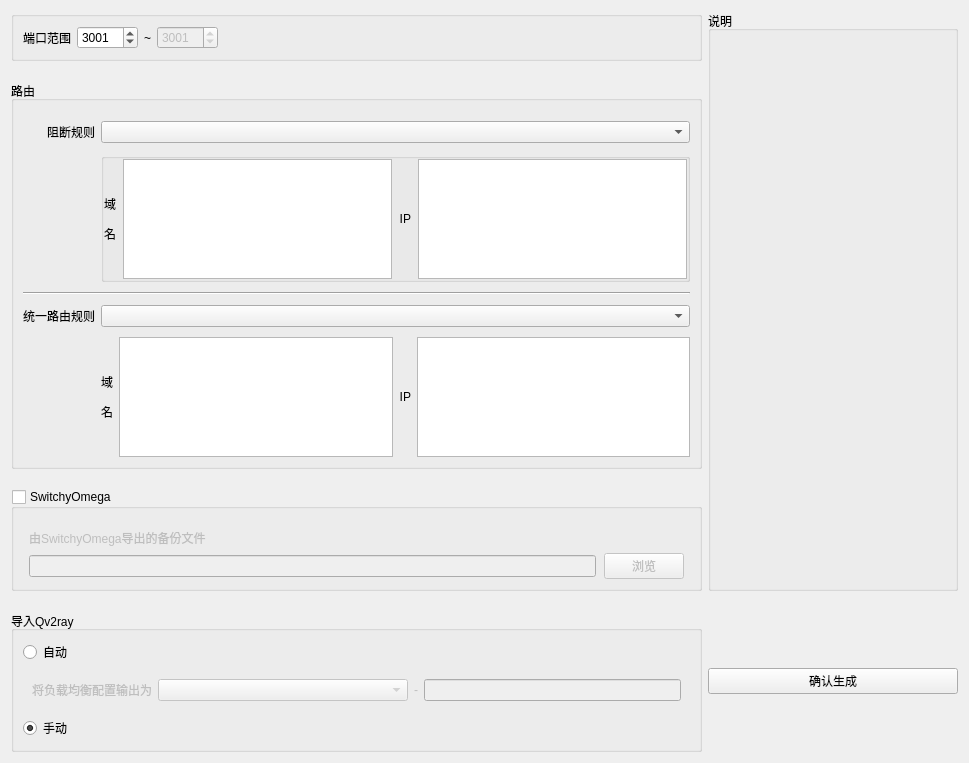
<?xml version="1.0" encoding="UTF-8"?>
<ui version="4.0">
 <class>Qv2rayMultiPortForm</class>
 <widget class="QWidget" name="Qv2rayMultiPortForm">
  <property name="enabled">
   <bool>true</bool>
  </property>
  <property name="geometry">
   <rect>
    <x>0</x>
    <y>0</y>
    <width>969</width>
    <height>741</height>
   </rect>
  </property>
  <property name="windowTitle">
   <string>Qv2ray 多端口配置</string>
  </property>
  <layout class="QGridLayout" name="gridLayout_4">
   <property name="verticalSpacing">
    <number>20</number>
   </property>
   <item row="1" column="0">
    <widget class="QGroupBox" name="groupBox_2">
     <property name="sizePolicy">
      <sizepolicy hsizetype="Preferred" vsizetype="Minimum">
       <horstretch>0</horstretch>
       <verstretch>0</verstretch>
      </sizepolicy>
     </property>
     <property name="title">
      <string>路由</string>
     </property>
     <layout class="QGridLayout" name="gridLayout_3">
      <property name="topMargin">
       <number>20</number>
      </property>
      <property name="verticalSpacing">
       <number>10</number>
      </property>
      <item row="2" column="0" colspan="5">
       <widget class="Line" name="line_3">
        <property name="orientation">
         <enum>Qt::Horizontal</enum>
        </property>
       </widget>
      </item>
      <item row="0" column="0">
       <widget class="QLabel" name="label_11">
        <property name="sizePolicy">
         <sizepolicy hsizetype="Preferred" vsizetype="Fixed">
          <horstretch>0</horstretch>
          <verstretch>0</verstretch>
         </sizepolicy>
        </property>
        <property name="text">
         <string>阻断规则</string>
        </property>
        <property name="alignment">
         <set>Qt::AlignRight|Qt::AlignTrailing|Qt::AlignVCenter</set>
        </property>
       </widget>
      </item>
      <item row="4" column="1">
       <widget class="QLabel" name="label_5">
        <property name="sizePolicy">
         <sizepolicy hsizetype="Fixed" vsizetype="Preferred">
          <horstretch>0</horstretch>
          <verstretch>0</verstretch>
         </sizepolicy>
        </property>
        <property name="text">
         <string>&lt;html&gt;&lt;head/&gt;&lt;body&gt;&lt;p&gt;域&lt;/p&gt;&lt;p&gt;名&lt;/p&gt;&lt;/body&gt;&lt;/html&gt;</string>
        </property>
        <property name="alignment">
         <set>Qt::AlignRight|Qt::AlignTrailing|Qt::AlignVCenter</set>
        </property>
       </widget>
      </item>
      <item row="4" column="3">
       <widget class="QLabel" name="label_10">
        <property name="sizePolicy">
         <sizepolicy hsizetype="Fixed" vsizetype="Preferred">
          <horstretch>0</horstretch>
          <verstretch>0</verstretch>
         </sizepolicy>
        </property>
        <property name="text">
         <string>IP</string>
        </property>
        <property name="alignment">
         <set>Qt::AlignRight|Qt::AlignTrailing|Qt::AlignVCenter</set>
        </property>
       </widget>
      </item>
      <item row="1" column="1" colspan="4">
       <widget class="QGroupBox" name="groupBoxBlockRules">
        <property name="title">
         <string/>
        </property>
        <layout class="QHBoxLayout" name="horizontalLayout_7">
         <property name="spacing">
          <number>7</number>
         </property>
         <property name="leftMargin">
          <number>0</number>
         </property>
         <property name="topMargin">
          <number>0</number>
         </property>
         <property name="rightMargin">
          <number>0</number>
         </property>
         <property name="bottomMargin">
          <number>0</number>
         </property>
         <item>
          <widget class="QLabel" name="label_18">
           <property name="sizePolicy">
            <sizepolicy hsizetype="Fixed" vsizetype="Preferred">
             <horstretch>0</horstretch>
             <verstretch>0</verstretch>
            </sizepolicy>
           </property>
           <property name="text">
            <string>&lt;html&gt;&lt;head/&gt;&lt;body&gt;&lt;p&gt;域&lt;/p&gt;&lt;p&gt;名&lt;/p&gt;&lt;/body&gt;&lt;/html&gt;</string>
           </property>
           <property name="alignment">
            <set>Qt::AlignRight|Qt::AlignTrailing|Qt::AlignVCenter</set>
           </property>
          </widget>
         </item>
         <item>
          <widget class="QPlainTextEdit" name="txtRulesBlockDomain">
           <property name="maximumSize">
            <size>
             <width>16777215</width>
             <height>120</height>
            </size>
           </property>
           <property name="plainText">
            <string/>
           </property>
          </widget>
         </item>
         <item>
          <widget class="QLabel" name="label_19">
           <property name="sizePolicy">
            <sizepolicy hsizetype="Fixed" vsizetype="Preferred">
             <horstretch>0</horstretch>
             <verstretch>0</verstretch>
            </sizepolicy>
           </property>
           <property name="text">
            <string>IP</string>
           </property>
           <property name="alignment">
            <set>Qt::AlignRight|Qt::AlignTrailing|Qt::AlignVCenter</set>
           </property>
          </widget>
         </item>
         <item>
          <widget class="QPlainTextEdit" name="txtRulesBlockIp">
           <property name="maximumSize">
            <size>
             <width>16777215</width>
             <height>120</height>
            </size>
           </property>
           <property name="plainText">
            <string/>
           </property>
          </widget>
         </item>
        </layout>
       </widget>
      </item>
      <item row="4" column="4">
       <widget class="QPlainTextEdit" name="txtRulesIp">
        <property name="maximumSize">
         <size>
          <width>16777215</width>
          <height>120</height>
         </size>
        </property>
        <property name="plainText">
         <string/>
        </property>
       </widget>
      </item>
      <item row="3" column="1" colspan="4">
       <widget class="QComboBox" name="comboRouteScheme">
        <property name="sizePolicy">
         <sizepolicy hsizetype="Expanding" vsizetype="Fixed">
          <horstretch>0</horstretch>
          <verstretch>0</verstretch>
         </sizepolicy>
        </property>
       </widget>
      </item>
      <item row="3" column="0">
       <widget class="QLabel" name="label_9">
        <property name="text">
         <string>统一路由规则</string>
        </property>
        <property name="alignment">
         <set>Qt::AlignRight|Qt::AlignTrailing|Qt::AlignVCenter</set>
        </property>
       </widget>
      </item>
      <item row="4" column="2">
       <widget class="QPlainTextEdit" name="txtRulesDomain">
        <property name="maximumSize">
         <size>
          <width>16777215</width>
          <height>120</height>
         </size>
        </property>
        <property name="plainText">
         <string/>
        </property>
       </widget>
      </item>
      <item row="0" column="1" colspan="4">
       <widget class="QComboBox" name="comboBlockRuleScheme">
        <property name="sizePolicy">
         <sizepolicy hsizetype="Expanding" vsizetype="Fixed">
          <horstretch>0</horstretch>
          <verstretch>0</verstretch>
         </sizepolicy>
        </property>
       </widget>
      </item>
     </layout>
    </widget>
   </item>
   <item row="0" column="0">
    <widget class="QGroupBox" name="inputGroup">
     <property name="sizePolicy">
      <sizepolicy hsizetype="Expanding" vsizetype="Fixed">
       <horstretch>0</horstretch>
       <verstretch>0</verstretch>
      </sizepolicy>
     </property>
     <property name="title">
      <string/>
     </property>
     <layout class="QGridLayout" name="gridLayout">
      <item row="0" column="4">
       <widget class="QLabel" name="labHintPortCount">
        <property name="sizePolicy">
         <sizepolicy hsizetype="Expanding" vsizetype="Preferred">
          <horstretch>0</horstretch>
          <verstretch>0</verstretch>
         </sizepolicy>
        </property>
        <property name="text">
         <string/>
        </property>
       </widget>
      </item>
      <item row="0" column="3">
       <widget class="QSpinBox" name="spinPortEnd">
        <property name="enabled">
         <bool>false</bool>
        </property>
        <property name="sizePolicy">
         <sizepolicy hsizetype="Fixed" vsizetype="Fixed">
          <horstretch>0</horstretch>
          <verstretch>0</verstretch>
         </sizepolicy>
        </property>
        <property name="minimum">
         <number>1024</number>
        </property>
        <property name="maximum">
         <number>65535</number>
        </property>
        <property name="value">
         <number>3001</number>
        </property>
       </widget>
      </item>
      <item row="0" column="2">
       <widget class="QLabel" name="label_4">
        <property name="text">
         <string>~</string>
        </property>
       </widget>
      </item>
      <item row="0" column="1">
       <widget class="QSpinBox" name="spinPortStart">
        <property name="sizePolicy">
         <sizepolicy hsizetype="Fixed" vsizetype="Fixed">
          <horstretch>0</horstretch>
          <verstretch>0</verstretch>
         </sizepolicy>
        </property>
        <property name="minimum">
         <number>1024</number>
        </property>
        <property name="maximum">
         <number>65535</number>
        </property>
        <property name="value">
         <number>3001</number>
        </property>
       </widget>
      </item>
      <item row="0" column="0">
       <widget class="QLabel" name="label_3">
        <property name="text">
         <string>端口范围</string>
        </property>
       </widget>
      </item>
     </layout>
    </widget>
   </item>
   <item row="3" column="1">
    <widget class="QPushButton" name="btnCommit">
     <property name="text">
      <string>确认生成</string>
     </property>
    </widget>
   </item>
   <item row="2" column="0">
    <widget class="QGroupBox" name="groupBoxSw">
     <property name="enabled">
      <bool>true</bool>
     </property>
     <property name="sizePolicy">
      <sizepolicy hsizetype="Preferred" vsizetype="Fixed">
       <horstretch>0</horstretch>
       <verstretch>0</verstretch>
      </sizepolicy>
     </property>
     <property name="title">
      <string>SwitchyOmega</string>
     </property>
     <property name="checkable">
      <bool>true</bool>
     </property>
     <property name="checked">
      <bool>false</bool>
     </property>
     <layout class="QGridLayout" name="gridLayout_2">
      <property name="leftMargin">
       <number>15</number>
      </property>
      <property name="topMargin">
       <number>20</number>
      </property>
      <property name="rightMargin">
       <number>15</number>
      </property>
      <item row="1" column="0">
       <widget class="QWidget" name="swFilePane" native="true">
        <layout class="QHBoxLayout" name="horizontalLayout">
         <property name="spacing">
          <number>8</number>
         </property>
         <property name="leftMargin">
          <number>0</number>
         </property>
         <property name="topMargin">
          <number>0</number>
         </property>
         <property name="rightMargin">
          <number>0</number>
         </property>
         <property name="bottomMargin">
          <number>0</number>
         </property>
         <item>
          <widget class="QLineEdit" name="editSwFile">
           <property name="readOnly">
            <bool>true</bool>
           </property>
          </widget>
         </item>
         <item>
          <widget class="QPushButton" name="btnBrowseSwFile">
           <property name="text">
            <string>浏览</string>
           </property>
          </widget>
         </item>
        </layout>
       </widget>
      </item>
      <item row="0" column="0">
       <widget class="QLabel" name="label">
        <property name="text">
         <string>由SwitchyOmega导出的备份文件</string>
        </property>
       </widget>
      </item>
     </layout>
    </widget>
   </item>
   <item row="0" column="1" rowspan="3">
    <widget class="QGroupBox" name="groupBoxHelp">
     <property name="sizePolicy">
      <sizepolicy hsizetype="Expanding" vsizetype="Preferred">
       <horstretch>0</horstretch>
       <verstretch>0</verstretch>
      </sizepolicy>
     </property>
     <property name="minimumSize">
      <size>
       <width>250</width>
       <height>0</height>
      </size>
     </property>
     <property name="maximumSize">
      <size>
       <width>250</width>
       <height>16777215</height>
      </size>
     </property>
     <property name="title">
      <string>说明</string>
     </property>
     <layout class="QHBoxLayout" name="horizontalLayout_2">
      <property name="spacing">
       <number>0</number>
      </property>
      <item>
       <widget class="QLabel" name="labHelp">
        <property name="text">
         <string/>
        </property>
        <property name="alignment">
         <set>Qt::AlignLeading|Qt::AlignLeft|Qt::AlignTop</set>
        </property>
        <property name="wordWrap">
         <bool>true</bool>
        </property>
       </widget>
      </item>
     </layout>
    </widget>
   </item>
   <item row="3" column="0">
    <widget class="QGroupBox" name="groupBoxImport">
     <property name="sizePolicy">
      <sizepolicy hsizetype="Preferred" vsizetype="Fixed">
       <horstretch>0</horstretch>
       <verstretch>0</verstretch>
      </sizepolicy>
     </property>
     <property name="title">
      <string>导入Qv2ray</string>
     </property>
     <layout class="QVBoxLayout" name="verticalLayout">
      <item>
       <widget class="QRadioButton" name="rbtnAutoImport">
        <property name="text">
         <string>自动</string>
        </property>
       </widget>
      </item>
      <item>
       <widget class="QWidget" name="autoImportSettingPane" native="true">
        <property name="enabled">
         <bool>false</bool>
        </property>
        <layout class="QHBoxLayout" name="horizontalLayout_4">
         <item>
          <widget class="QLabel" name="label_20">
           <property name="text">
            <string>将负载均衡配置输出为</string>
           </property>
          </widget>
         </item>
         <item>
          <widget class="QComboBox" name="comboAutoImportGroup">
           <property name="sizePolicy">
            <sizepolicy hsizetype="Expanding" vsizetype="Fixed">
             <horstretch>0</horstretch>
             <verstretch>0</verstretch>
            </sizepolicy>
           </property>
           <property name="minimumSize">
            <size>
             <width>200</width>
             <height>0</height>
            </size>
           </property>
           <property name="maximumSize">
            <size>
             <width>250</width>
             <height>16777215</height>
            </size>
           </property>
          </widget>
         </item>
         <item>
          <widget class="QLabel" name="label_21">
           <property name="sizePolicy">
            <sizepolicy hsizetype="Fixed" vsizetype="Preferred">
             <horstretch>0</horstretch>
             <verstretch>0</verstretch>
            </sizepolicy>
           </property>
           <property name="text">
            <string>-</string>
           </property>
          </widget>
         </item>
         <item>
          <widget class="QLineEdit" name="editAutoImportName"/>
         </item>
        </layout>
       </widget>
      </item>
      <item>
       <widget class="QRadioButton" name="rbtnManualImport">
        <property name="text">
         <string>手动</string>
        </property>
        <property name="checked">
         <bool>true</bool>
        </property>
       </widget>
      </item>
     </layout>
    </widget>
   </item>
  </layout>
 </widget>
 <resources/>
 <connections/>
</ui>
